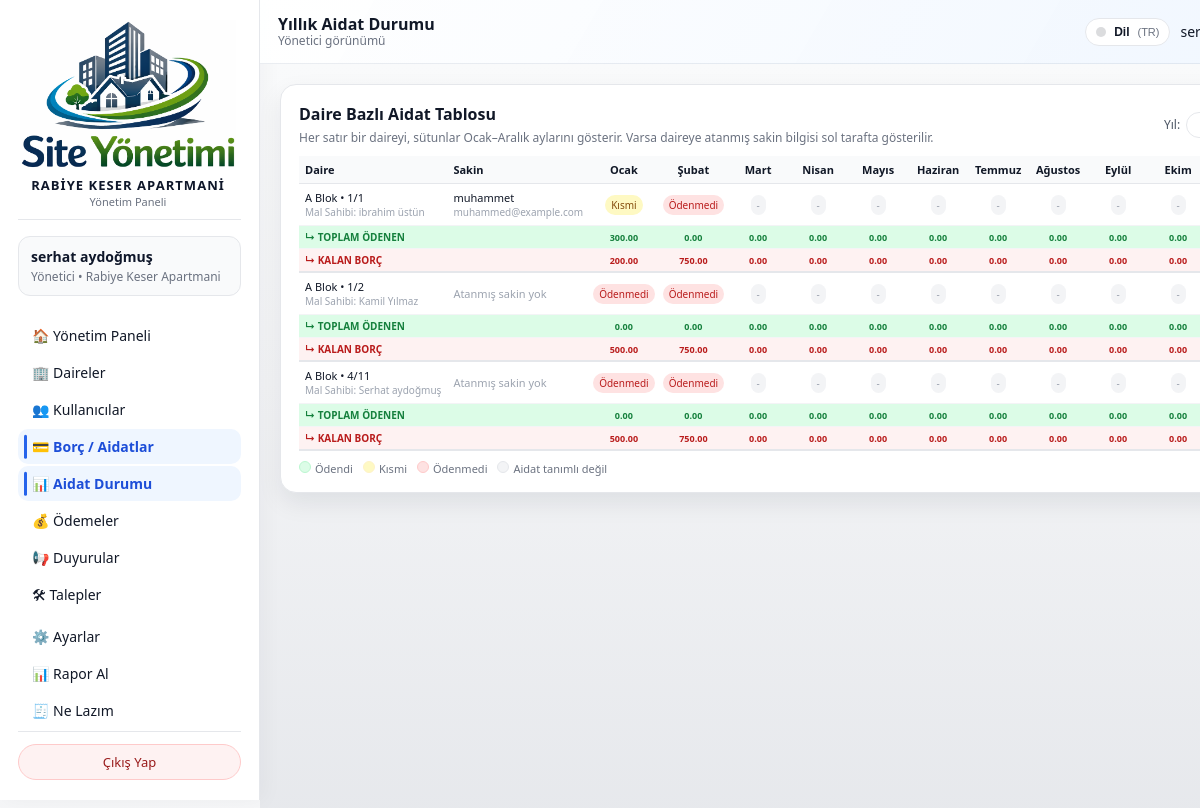
The app's page /admin/dues-summary (signed in) with its own data.
### models/apartment_model.py (models this page shows, shortened)
class Apartment(db.Model):
    __tablename__ = "apartments"
    id = db.Column(db.Integer, primary_key=True)
    site_id = db.Column(db.Integer, db.ForeignKey("sites.id"), nullable=False)
    block = db.Column(db.String(50), nullable=False)
    floor = db.Column(db.String(20), nullable=False)
    number = db.Column(db.String(20), nullable=False)
    area_m2 = db.Column(db.Float, nullable=True)
    owner_name = db.Column(db.String(120))
    owner_phone = db.Column(db.String(32))
    notes = db.Column(db.Text)
    users = db.relationship("User", backref="apartment", lazy="dynamic")
    bills = db.relationship("Bill", backref="apartment", lazy="dynamic")
    payments = db.relationship("Payment", backref="apartment", lazy="dynamic")
    tickets = db.relationship("Ticket", backref="apartment", lazy="dynamic")

### models/user_model.py (models this page shows, shortened)
class User(db.Model):
    __tablename__ = "users"
    id = db.Column(db.Integer, primary_key=True)
    name = db.Column(db.String(120), nullable=False)
    email = db.Column(db.String(120), unique=True, nullable=False, index=True)
    phone = db.Column(db.String(32), nullable=True)
    password_hash = db.Column(db.String(255), nullable=False)
    role = db.Column(db.String(20), nullable=False, default="resident")
    site_id = db.Column(db.Integer, db.ForeignKey("sites.id"), nullable=True)
    apartment_id = db.Column(
        db.Integer,
        db.ForeignKey("apartments.id"),
        nullable=True,
    )
    is_active = db.Column(db.Boolean, default=True, nullable=False)

### routes/admin_routes.py (the view, shortened to what this page needs)
@admin_bp.route("/dues-summary", methods=["GET"])
@admin_required
def dues_summary():
    admin_user = _get_current_admin()
    site_id = session.get("active_site_id") or (admin_user.site_id if admin_user else None)
    if not site_id:
        flash("Bu sayfayı kullanabilmek için bir siteye atanmış olmanız gerekiyor.", "error")
        return redirect(url_for("index"))
    now = datetime.utcnow()
    current_year = now.year
    current_month = now.month
    year = request.args.get("year", type=int) or current_year
    months = [
        (1, "Ocak"),
        (2, "Şubat"),
        (3, "Mart"),
        (4, "Nisan"),
        (5, "Mayıs"),
        (6, "Haziran"),
        (7, "Temmuz"),
        (8, "Ağustos"),
        (9, "Eylül"),
        (10, "Ekim"),
        (11, "Kasım"),
        (12, "Aralık"),
    ]
    month_labels = dict(months)
    apartments = []
    try:
        apartments = (
            Apartment.query
            .filter(Apartment.site_id == site_id)  # ✅ SİTE FİLTRESİ
            .order_by(
                Apartment.block.asc(),
                Apartment.floor.asc(),
                Apartment.number.asc(),
            )
            .all()
        )
    except SQLAlchemyError as exc:
        current_app.logger.exception("Aidat durumu için daire listesi alınamadı: %s", exc)
        flash("Daire listesi alınırken bir hata oluştu.", "error")
        apartments = []
    if year == current_year and apartments:
        try:
            active_apartment_ids = {apt.id for apt in apartments if apt.id is not None}
            month_start = date(year, current_month, 1)
            if current_month == 12:
                month_end = date(year + 1, 1, 1)
            else:
                month_end = date(year, current_month + 1, 1)
            existing_aidat_bills = (
                Bill.query.filter(
                    Bill.site_id == site_id,                       # ✅ SİTE FİLTRESİ
                    Bill.type == "aidat",                           # ✅ SADECE AİDAT
                    Bill.apartment_id.in_(active_apartment_ids),
                    Bill.due_date >= month_start,
                    Bill.due_date < month_end,
                )
                .all()
            )
            apartments_with_aidat = {
                b.apartment_id for b in existing_aidat_bills if b.apartment_id is not None
            }
            for apt_id in active_apartment_ids:
                if apt_id in apartments_with_aidat:
                    continue
            db.session.commit()
        except SQLAlchemyError as exc:
            db.session.rollback()
            current_app.logger.exception("Otomatik aylık aidat oluşturulamadı: %s", exc)
            flash("Otomatik aidat oluşturulurken bir hata oluştu.", "error")
    start_date = date(year, 1, 1)
    end_date = date(year + 1, 1, 1)
    bills = []
    payments = []
    bill_totals = defaultdict(Decimal)
    bill_key_by_id = {}
    try:
        bills = (
            Bill.query
            .filter(
                Bill.site_id == site_id,          # ✅ SİTE FİLTRESİ
                Bill.type == "aidat",             # ✅ SADECE AİDAT
                Bill.due_date >= start_date,
                Bill.due_date < end_date,
            )
            .all()
        )
        for b in bills:
            if not b.apartment_id or not b.due_date:
                continue
            key = (b.apartment_id, b.due_date.month)
            bill_totals[key] += Decimal(b.amount or 0)
            bill_key_by_id[b.id] = key
        if bill_key_by_id:
            payments = (
                Payment.query
                .filter(
                    Payment.site_id == site_id,   # ✅ SİTE FİLTRESİ
                    Payment.bill_id.in_(bill_key_by_id.keys())
                )
                .all()
            )
        else:
            payments = []
        paid_totals = defaultdict(Decimal)
        for p in payments:
            if not p.bill_id:
                continue
            key = bill_key_by_id.get(p.bill_id)
            if not key:
                continue
            paid_totals[key] += Decimal(p.amount or 0)
        status_map = {}
        for key, total_bill in bill_totals.items():
            total_paid = paid_totals.get(key, Decimal("0"))
            if total_bill <= 0:
                continue
            if total_paid >= total_bill:
                status_map[key] = "paid"
            elif total_paid > 0:
                status_map[key] = "partial"
            else:
                status_map[key] = "open"
    except SQLAlchemyError as exc:
        current_app.logger.exception("Aidat durumu hesaplanamadı: %s", exc)
        flash("Aidat durumu hesaplanırken bir hata oluştu.", "error")
        status_map = {}
        bill_totals = {}
    resident_by_apartment = {}
    try:
        apt_ids = [apt.id for apt in apartments if apt.id is not None]
        if apt_ids:
            residents = (
                User.query
                .filter(
                    User.role == "resident",
                    User.is_active == True,  # noqa: E712
                    User.apartment_id.in_(apt_ids),  # ✅ SADECE BU SİTENİN DAİRELERİ
                )
                .order_by(User.name.asc())
                .all()
            )
        else:
            residents = []
        for u in residents:
            if u.apartment_id not in resident_by_apartment:
                resident_by_apartment[u.apartment_id] = u
    except SQLAlchemyError as exc:
        current_app.logger.exception("Sakin listesi alınamadı: %s", exc)
        flash("Sakin listesi alınırken bir hata oluştu.", "error")
        resident_by_apartment = {}
    rows = []
    for apt in apartments:
        monthly_status = {}
        monthly_paid = {}
        monthly_remaining = {}
        for m_num, _m_label in months:
            key = (apt.id, m_num)
            if key in status_map:
                monthly_status[m_num] = status_map[key]
            else:
                monthly_status[m_num] = None  # O ay için borç yok
            paid_for_month = paid_totals.get(key, Decimal("0"))
            monthly_paid[m_num] = paid_for_month
            billed_for_month = bill_totals.get(key, Decimal("0"))
            remaining_for_month = billed_for_month - paid_for_month
            monthly_remaining[m_num] = remaining_for_month if remaining_for_month > 0 else Decimal("0.00")
        resident = resident_by_apartment.get(apt.id)
        rows.append(
            {
                "apartment": apt,
                "resident": resident,
                "monthly": monthly_status,
                "monthly_paid": monthly_paid,           # ✅ YENİ
                "monthly_remaining": monthly_remaining, # ✅ YENİ
            }
        )
    return render_template(
        "admin/aidat_durumu.html",
        year=year,
        current_year=current_year,
        months=months,
        rows=rows,
    )

### templates/admin/aidat_durumu.html (shortened to what this page needs)
{% extends "base.html" %}
{% set LANG = session.get('lang','tr') %}
{% macro tp(k) -%}
  {{ I18N_PAGE.get(LANG, I18N_PAGE['tr']).get(k, I18N_PAGE['tr'].get(k, k)) }}
{%- endmacro %}
{% set MONTHS = {
  'tr': {1:"Ocak",2:"Şubat",3:"Mart",4:"Nisan",5:"Mayıs",6:"Haziran",7:"Temmuz",8:"Ağustos",9:"Eylül",10:"Ekim",11:"Kasım",12:"Aralık"},
  'en': {1:"January",2:"February",3:"March",4:"April",5:"May",6:"June",7:"July",8:"August",9:"September",10:"October",11:"November",12:"December"},
  'me': {1:"Januar",2:"Februar",3:"Mart",4:"April",5:"Maj",6:"Jun",7:"Jul",8:"Avgust",9:"Septembar",10:"Oktobar",11:"Novembar",12:"Decembar"},
  'ru': {1:"Январь",2:"Февраль",3:"Март",4:"Апрель",5:"Май",6:"Июнь",7:"Июль",8:"Август",9:"Сентябрь",10:"Октябрь",11:"Ноябрь",12:"Декабрь"}
} %}
{% block topbar_title %}{{ tp('topbar_title') }}{% endblock %}
{% block content %}
<div class="card" style="overflow-x:auto;">
  <div style="display:flex; justify-content:space-between; align-items:center; gap:8px; margin-bottom:10px; flex-wrap:wrap;">
    <div>
      <h2 style="font-size:16px; margin:0 0 4px;">{{ tp('table_title') }}</h2>
      <p style="font-size:12px; color:#6b7280; margin:0;">
        {{ tp('table_desc') }}
      </p>
    </div>
    <form method="get" style="display:flex; gap:6px; align-items:center;">
      <label for="year" style="font-size:12px; color:#4b5563;">{{ tp('year') }}:</label>
      <input
        type="number"
        id="year"
        name="year"
        value="{{ year }}"
        min="{{ current_year - 5 }}"
        max="{{ current_year + 1 }}"
        style="width:80px; padding:5px 7px; border-radius:999px; border:1px solid #e5e7eb; font-size:12px; text-align:center;">
    </form>
  </div>
  {% if rows %}
    <div style="width:100%; overflow-x:auto;">
      <table style="border-collapse:collapse; min-width:720px; font-size:11px;">
        <thead>
          <tr style="background:#f9fafb; border-bottom:1px solid #e5e7eb;">
            <th style="text-align:left; padding:6px 6px;">{{ tp('col_apartment') }}</th>
            <th style="text-align:left; padding:6px 6px;">{{ tp('col_resident') }}</th>
            {% for m_num, m_label in months %}
              <th style="text-align:center; padding:6px 4px; min-width:60px;">
                {{ MONTHS.get(LANG, MONTHS['tr'])[m_num] }}
              </th>
            {% endfor %}
          </tr>
        </thead>
        <tbody>
          {% for row in rows %}
            {% set apt = row.apartment %}
            {% set res = row.resident %}
            <tr style="border-bottom:1px solid #f3f4f6;">
              <td style="padding:6px 6px; white-space:nowrap;">
                {% if apt %}
                  {{ apt.block }} Blok • {{ apt.floor }}/{{ apt.number }}
                  {% if apt.owner_name %}
                    <div style="font-size:10px; color:#9ca3af;">
                      {{ tp('owner') }}: {{ apt.owner_name }}
                    </div>
                  {% endif %}
                {% else %}
                  <span style="color:#9ca3af;">{{ tp('undefined_apartment') }}</span>
                {% endif %}
              </td>
              <td style="padding:6px 6px; white-space:nowrap;">
                {% if res %}
                  {{ res.name }}
                  <div style="font-size:10px; color:#9ca3af;">
                    {{ res.email }}
                  </div>
                {% else %}
                  <span style="color:#9ca3af; font-size:11px;">{{ tp('no_assigned_resident') }}</span>
                {% endif %}
              </td>
              {% for m_num, m_label in months %}
                {% set st = row.monthly[m_num] %}
                <td style="padding:4px 4px; text-align:center;">
                  {% if st == 'paid' %}
                    <span style="display:inline-flex; align-items:center; justify-content:center;
                                 padding:3px 6px; border-radius:999px; font-size:10px;
                                 background:#dcfce7; color:#15803d;">
                      {{ tp('paid') }}
                    </span>
                  {% elif st == 'partial' %}
                    <span style="display:inline-flex; align-items:center; justify-content:center;
                                 padding:3px 6px; border-radius:999px; font-size:10px;
                                 background:#fef9c3; color:#854d0e;">
                      {{ tp('partial') }}
                    </span>
                  {% elif st == 'open' %}
                    <span class="unpaid-flash" style="display:inline-flex; align-items:center; justify-content:center;
                                padding:3px 6px; border-radius:999px; font-size:10px;
                                background:#fee2e2; color:#b91c1c;">
                      {{ tp('unpaid') }}
                    </span>
                  {% else %}
                    <span style="display:inline-flex; align-items:center; justify-content:center;
                                 padding:3px 6px; border-radius:999px; font-size:10px;
                                 background:#f3f4f6; color:#9ca3af;">
                      {{ tp('not_defined') }}
                    </span>
                  {% endif %}
                </td>
              {% endfor %}
            </tr>
            <tr style="border-bottom:1px solid #f3f4f6; background:#dcfce7;">
              <td colspan="2" style="padding:4px 6px; font-weight:bold; color:#15803d; font-size:10px;">
                ↳ {{ tp('summary_paid') }}
              </td>
              {% for m_num, m_label in months %}
                <td style="padding:4px 4px; text-align:center; font-weight:bold; color:#15803d; font-size:9px;">
                  {% if row.monthly_paid and row.monthly_paid[m_num] %}
                    {{ "%.2f"|format(row.monthly_paid[m_num]|float) }}
                  {% else %}
                    0.00
                  {% endif %}
                </td>
              {% endfor %}
            </tr>
            <tr style="border-bottom:2px solid #e5e7eb; background:#fef2f2;">
              <td colspan="2" style="padding:4px 6px; font-weight:bold; color:#b91c1c; font-size:10px;">
                ↳ {{ tp('summary_remaining') }}
              </td>
              {% for m_num, m_label in months %}
                <td style="padding:4px 4px; text-align:center; font-weight:bold; color:#b91c1c; font-size:9px;">
                  {% if row.monthly_remaining and row.monthly_remaining[m_num] %}
                    {{ "%.2f"|format(row.monthly_remaining[m_num]|float) }}
                  {% else %}
                    0.00
                  {% endif %}
                </td>
              {% endfor %}
            </tr>
          {% endfor %}
        </tbody>
      </table>
    </div>
    <div style="margin-top:10px; font-size:11px; color:#6b7280; display:flex; flex-wrap:wrap; gap:10px;">
      <div><span style="display:inline-block; width:12px; height:12px; border-radius:999px; background:#dcfce7; border:1px solid #bbf7d0; margin-right:4px;"></span>{{ tp('legend_paid') }}</div>
      <div><span style="display:inline-block; width:12px; height:12px; border-radius:999px; background:#fef9c3; border:1px solid #fef3c7; margin-right:4px;"></span>{{ tp('legend_partial') }}</div>
      <div><span style="display:inline-block; width:12px; height:12px; border-radius:999px; background:#fee2e2; border:1px solid #fecaca; margin-right:4px;"></span>{{ tp('legend_unpaid') }}</div>
      <div><span style="display:inline-block; width:12px; height:12px; border-radius:999px; background:#f3f4f6; border:1px solid #e5e7eb; margin-right:4px;"></span>{{ tp('legend_not_defined') }}</div>
    </div>
  {% else %}
    <p style="font-size:13px; color:#6b7280; margin-top:8px;">
      {{ tp('no_data') }}
    </p>
  {% endif %}
</div>
{% endblock %}

### records on screen
Apartment: block "A", floor "1", number "1", owner_name "ibrahim üstün"
User: name "muhammet", email "muhammed@example.com"
Apartment: block "A", floor "1", number "2", owner_name "Kamil Yılmaz"
Apartment: block "A", floor "4", number "11", owner_name "Serhat aydoğmuş"

### other values on screen
{{ site_name }} "RABIYE KESER APARTMANI"
{{ I18N.get(LANG, I18N['tr']).get(k, I18N['tr'].get(k, k)) }} "Yönetim Paneli Yönetici • Yönetim Paneli Daireler Kullanıcılar Borç / Aidatlar Aidat Durumu Ödemeler Duyurular Talepler Ayarlar Rapor Al Ne Lazım Çıkış Yap Yönetici görünümü Dil"
{{ user_name }} "serhat aydoğmuş"
{{ active_site_name or fallback_site_name }} "Rabiye Keser Apartmani"
{{ LANG|upper }} "TR"
{{ MONTHS.get(LANG, MONTHS['tr'])[m_num] }} "Ocak" "Şubat" "Mart" "Nisan" "Mayıs" "Haziran" "Temmuz" "Ağustos" "Eylül" "Ekim"
{{ I18N_PAGE.get(LANG, I18N_PAGE['tr']).get(k, I18N_PAGE['tr'].get(k, k)) }} "Mal Sahibi TOPLAM ÖDENEN KALAN BORÇ" "Kısmi" "Ödenmedi" "-" "-" "-" "-" "-" "-" "-" "-" "Mal Sahibi Atanmış sakin yok TOPLAM ÖDENEN KALAN BORÇ" "Ödenmedi" "Ödenmedi" "-" "-" "-" "-" "-" "-" "-" "-" "Mal Sahibi Atanmış sakin yok TOPLAM ÖDENEN KALAN BORÇ" "Ödenmedi" "Ödenmedi" "-" "-" "-" "-" "-" "-" "-" "-"
{{ "%.2f"|format(row.monthly_paid[m_num]|float) }} "300.00"
{{ "%.2f"|format(row.monthly_remaining[m_num]|float) }} "200.00" "750.00" "500.00" "750.00" "500.00" "750.00"
